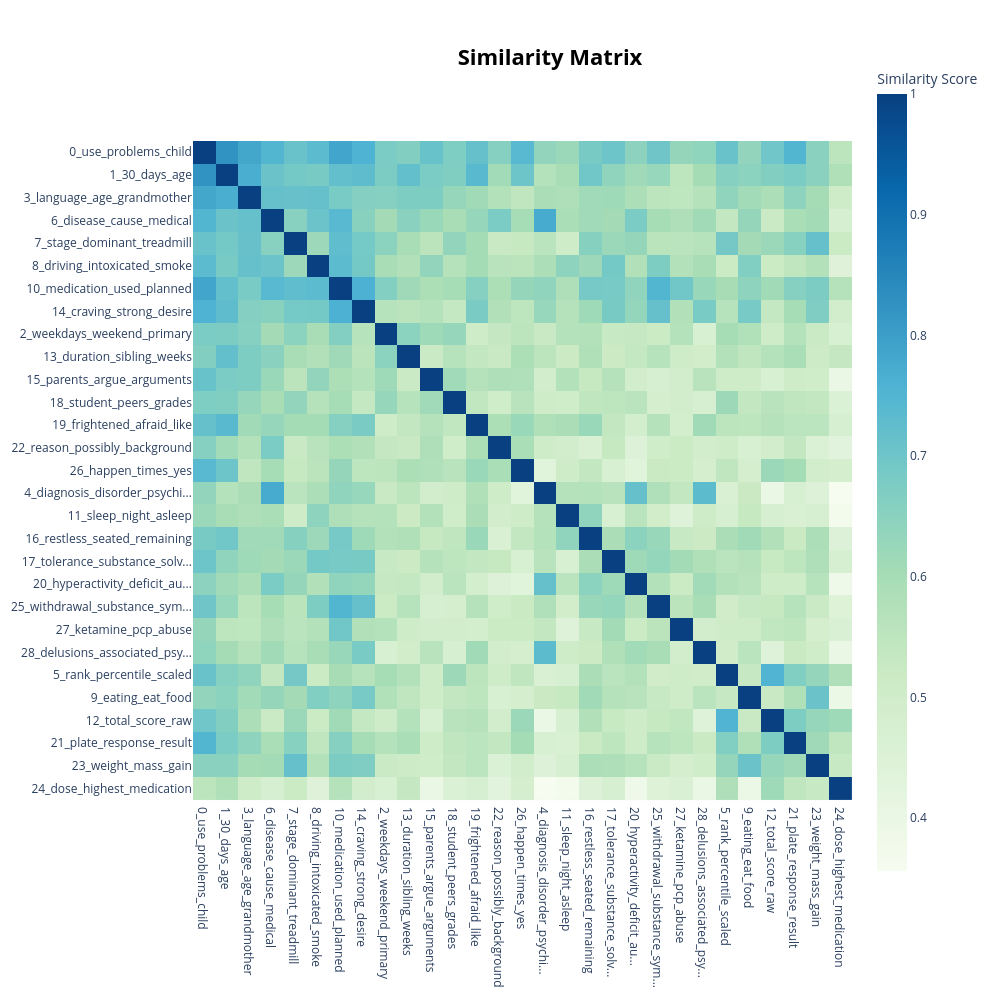

The code cell stored with this chart in its notebook:
### Markdown cell above
## Visualize topic similarity

### Code cell
# topic_model.update_topics(data, n_gram_range=(1, 2))
# topic_model.reduce_topics(data, nr_topics=3)
topic_model.visualize_heatmap(n_clusters=5, width=1000, height=1000)

### Figure 1 — Plotly figure (JSON) as saved in the notebook; plotly's stock layout.template omitted (floating-point values rounded to 4 significant figures; data arrays with more than 128 entries replaced by an {"elided": "..."} marker saying what was removed)
{"data": [{"coloraxis": "coloraxis", "hovertemplate": "x: %{x}<br>y: %{y}<br>Similarity Score: %{z}<extra></extra>", "name": "0", "type": "heatmap", "x": ["0_use_problems_child", "1_30_days_age", "3_language_age_grandmother", "6_disease_cause_medical", "7_stage_dominant_treadmill", "8_driving_intoxicated_smoke", "10_medication_used_planned", "14_craving_strong_desire", "2_weekdays_weekend_primary", "13_duration_sibling_weeks", "15_parents_argue_arguments", "18_student_peers_grades", "19_frightened_afraid_like", "22_reason_possibly_background", "26_happen_times_yes", "4_diagnosis_disorder_psychi...", "11_sleep_night_asleep", "16_restless_seated_remaining", "17_tolerance_substance_solv...", "20_hyperactivity_deficit_au...", "25_withdrawal_substance_sym...", "27_ketamine_pcp_abuse", "28_delusions_associated_psy...", "5_rank_percentile_scaled", "9_eating_eat_food", "12_total_score_raw", "21_plate_response_result", "23_weight_mass_gain", "24_dose_highest_medication"], "xaxis": "x", "y": ["0_use_problems_child", "1_30_days_age", "3_language_age_grandmother", "6_disease_cause_medical", "7_stage_dominant_treadmill", "8_driving_intoxicated_smoke", "10_medication_used_planned", "14_craving_strong_desire", "2_weekdays_weekend_primary", "13_duration_sibling_weeks", "15_parents_argue_arguments", "18_student_peers_grades", "19_frightened_afraid_like", "22_reason_possibly_background", "26_happen_times_yes", "4_diagnosis_disorder_psychi...", "11_sleep_night_asleep", "16_restless_seated_remaining", "17_tolerance_substance_solv...", "20_hyperactivity_deficit_au...", "25_withdrawal_substance_sym...", "27_ketamine_pcp_abuse", "28_delusions_associated_psy...", "5_rank_percentile_scaled", "9_eating_eat_food", "12_total_score_raw", "21_plate_response_result", "23_weight_mass_gain", "24_dose_highest_medication"], "yaxis": "y", "z": {"elided": "29x29 float values"}}], "layout": {"coloraxis": {"colorbar": {"title": {"text": "Similarity Score"}}, "colorscale": [[0, "rgb(247,252,240)"], [0.125, "rgb(224,243,219)"], [0.25, "rgb(204,235,197)"], [0.375, "rgb(168,221,181)"], [0.5, "rgb(123,204,196)"], [0.625, "rgb(78,179,211)"], [0.75, "rgb(43,140,190)"], [0.875, "rgb(8,104,172)"], [1, "rgb(8,64,129)"]]}, "height": 1000, "hoverlabel": {"bgcolor": "white", "font": {"family": "Rockwell", "size": 16}}, "legend": {"title": {"text": "Trend"}}, "margin": {"t": 60}, "showlegend": true, "title": {"font": {"color": "Black", "size": 22}, "text": "<b>Similarity Matrix</b>", "x": 0.55, "xanchor": "center", "y": 0.95, "yanchor": "top"}, "width": 1000, "xaxis": {"anchor": "y", "constrain": "domain", "domain": [0, 1], "scaleanchor": "y"}, "yaxis": {"anchor": "x", "autorange": "reversed", "constrain": "domain", "domain": [0, 1]}}}
